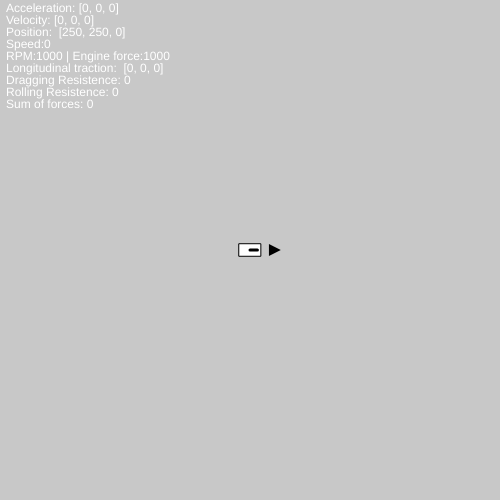
Frame 1 (no input)
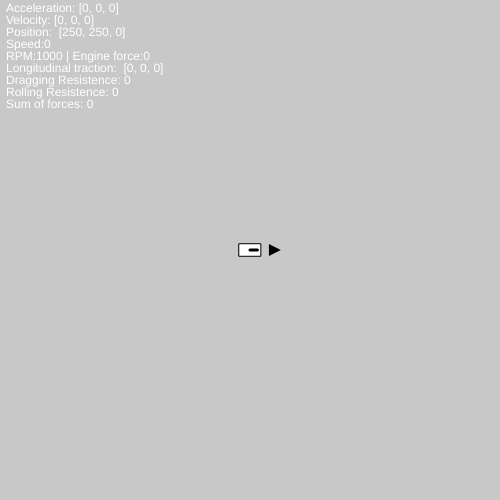
Frame 60 (no input)
Frame 120 (the mouse pressed at the canvas centre since frame 60): identical to frame 60, image omitted

The p5.js sketch that drew these frames (run headless with seeded random() and noise() and a simulated clock; from frame 60 on, the mouse is pressed at the canvas centre):

// p5.js sketch
// ── sketch.js
const FPS = 60;
const DIR_LENGTH = 20;

var dt= 1/FPS;
var car;

function setup() {
  frameRate(FPS);
  createCanvas(500, 500);
  
  car = new Car(width/2, height/2);
  car.reset();
}

function draw() {
  fill('white');
  
  background(200);
  
  push();
  
  text("Acceleration:"+ car.a.toString().split(':')[1], 6, 12);
  text("Velocity:"+ car.v.toString().split(':')[1], 6, 24);
  text("Position: " + car.pos.toString().split(':')[1], 6, 36);
  text("Speed:"+ car.speed, 6, 48)
  text("RPM:"+ int(car.rpm) +" | Engine force:"+ car.EngineForce, 6, 60)
  text("Longitudinal traction: "+ car.F_traction.toString().split(':')[1], 6, 72)
  text("Dragging Resistence: "+ car.F_drag.mag(), 6, 84)
  text("Rolling Resistence: "+ car.F_roll.mag(), 6, 96)
  text("Sum of forces: "+ car.F_long.mag(), 6, 108)
  
  car.pos.rem(width, height)
    
  rectMode(CENTER)
  rect(car.pos.x, car.pos.y, car.L, car.H);
  
  drawArrow(car.pos, p5.Vector.add(car.dir, sign(car.dir) * (car.H) + DIR_LENGTH), 'black');
  
  if (!keyIsDown(UP_ARROW)) {
    car.decelerate() // dare gas
  } else {
    car.accelerate() // "frenare"
  }
  
  car.update();
  
  pop();
  
}

function sign(vec){
  if (Math.sign(vec) > 0) {
    return 1
  }
  return -1
}

function drawArrow(base, vec, myColor) {
  push();
  stroke(myColor);
  strokeWeight(3);
  fill(myColor);
  translate(base.x, base.y);
  line(0, 0, vec.x, vec.y);
  rotate(vec.heading());
  if (vec.mag != 0) {
    let arrowSize = 7;
    translate(vec.mag() - arrowSize, 0);
    triangle(0 + DIR_LENGTH, arrowSize / 2, 0 + DIR_LENGTH, -arrowSize / 2, arrowSize + DIR_LENGTH, 0);
  }
  pop();
  
}

function move(){
  if (keyIsDown(UP_ARROW)) {
    car.add_acceleration(createVector(dt, 0)) // dare gas
  } else if (keyIsDown(DOWN_ARROW)) {
    //car.add_acceleration(createVector(-dt, 0)) // "frenare"
  }
}

function keyPressed(){
  if (keyCode === UP_ARROW) {
    //accelerare
    //car.add_acceleration(createVector(1*dt, 0));
  } else if (keyCode === DOWN_ARROW) {
    //decelerare
    //car.add_acceleration(createVector(-1, 0));
  } else if (keyCode === RIGHT_ARROW) {
    //girare "a Dx": (Clockwise)
  } else if (keyCode === LEFT_ARROW) {
    //girare "a Sx" : (CCW)
  } else if (keyCode === 82) {
    car.reset();
  }
}
// ── car.js
function Car(x, y) { 
  // CONSTANT: Weight, length...
  this.force = 20.0;
  this.L = 21.7;
  this.H = 12.56;
  this.M = 740;
  
  this.pos = createVector(x, y) 
  this.v = createVector(0, 0)
  this.a = createVector(0, 0);
  this.dir = p5.Vector.fromAngle(x, 1);
  
  this.speed = 0;
  
  this.EngineForce = 1000;
  this.rpm = 1000;
  
  this.C_drag = 12.8;
  this.C_roll = 5/30;
  this.C_brake = 4.5;

  this.F_traction = createVector(0, 0);
  this.F_drag = createVector(0, 0);
  this.F_roll = createVector(0, 0);
  this.F_long = createVector(0, 0);
  
  this.accelerate = function(){
    if (!(this.rpm > 6100)){
      this.rpm += dt*this.force * 5;
    }
    this.EngineForce = findTorque(this.rpm);
  }
  
  this.decelerate = function(){
    if (!(this.rpm <= 1000)) {
      this.rpm -= dt*this.force * 1/5;
    }
    if (this.rpm < 1000){
      this.rpm = 1000
    }
    this.EngineForce = findTorque(this.rpm);
  }
  
  this.brake = function(){}
  
  this.r = function(){}
  
  this.add_acceleration = function(increment){
    this.a.add(increment);
    this.dir.add(increment);
    //this.dir.mult
  }
  
  //this.compute_a = function(){
    //this.a = p5.Vector.div(this.F_long, this.M)
  //}
  
  this.update = function(){
    
    this.F_traction = p5.Vector.mult(
      this.dir, this.Engineforce)
    this.F_drag = p5.Vector.mult(
      this.v, this.speed*(-this.C_drag))
    this.F_roll = p5.Vector.mult(
      this.v, this.C_roll)
    
    this.F_long.add(this.F_traction)
    this.F_long.add(this.F_drag)
    this.F_long.add(this.F_roll)
    
    this.a = p5.Vector.mult(this.F_long, 1/this.M)
    
    this.v.add(p5.Vector.mult(this.a, dt))
    this.pos.add(p5.Vector.mult(this.v, dt))
    
    if (this.pos.x <= 0) {
      this.pos.x += width
    }
    
    this.speed = this.v.magSq()
    
    //this.compute_a();
    
  }
  
  this.reset = function(){
    this.pos = createVector(x, y); 
    this.v = createVector(0, 0);
    this.a = createVector(0, 0);
    this.dir = p5.Vector.fromAngle(0, this.a.mag());
    this.F_long = createVector(0, 0);
  }
  
  
}
// ── rpm_to_torque_fiat_4x4.js
/*
1000rpm:33.6Nm/24.8lb-ft/3.5kW/4.8PS/4.7hp
1100rpm:38.2Nm/28.2lb-ft/4.4kW/6PS/5.9hp
1200rpm:42Nm/31lb-ft/5.3kW/7.2PS/7.1hp
1300rpm:45.2Nm/33.3lb-ft/6.2kW/8.4PS/8.2hp
1400rpm:48Nm/35.4lb-ft/7kW/9.6PS/9.4hp
1500rpm:50.4Nm/37.2lb-ft/7.9kW/10.8PS/10.6hp
1600rpm:52.5Nm/38.7lb-ft/8.8kW/12PS/11.8hp
1700rpm:54.4Nm/40.1lb-ft/9.7kW/13.2PS/13hp
1800rpm:56Nm/41.3lb-ft/10.6kW/14.4PS/14.1hp
1900rpm:57.5Nm/42.4lb-ft/11.4kW/15.6PS/15.3hp
2000rpm:58.8Nm/43.4lb-ft/12.3kW/16.7PS/16.5hp
2100rpm:60Nm/44.2lb-ft/13.2kW/17.9PS/17.7hp
2200rpm:61.1Nm/45.1lb-ft/14.1kW/19.1PS/18.9hp
2300rpm:62.1Nm/45.8lb-ft/15kW/20.3PS/20hp
2400rpm:63Nm/46.5lb-ft/15.8kW/21.5PS/21.2hp
2500rpm:63.8Nm/47.1lb-ft/16.7kW/22.7PS/22.4hp
2600rpm:64.6Nm/47.6lb-ft/17.6kW/23.9PS/23.6hp
2700rpm:65.3Nm/48.2lb-ft/18.5kW/25.1PS/24.7hp
2800rpm:66Nm/48.7lb-ft/19.4kW/26.3PS/25.9hp
2900rpm:66.6Nm/49.1lb-ft/20.2kW/27.5PS/27.1hp
3000rpm:67.2Nm/49.6lb-ft/21.1kW/28.7PS/28.3hp
3100rpm:67.7Nm/49.9lb-ft/22kW/29.9PS/29.5hp
3200rpm:68.2Nm/50.3lb-ft/22.9kW/31.1PS/30.6hp
3300rpm:68.7Nm/50.7lb-ft/23.7kW/32.3PS/31.8hp
3400rpm:69.2Nm/51lb-ft/24.6kW/33.5PS/33hp
3500rpm:69.6Nm/51.3lb-ft/25.5kW/34.7PS/34.2hp
3600rpm:69.6Nm/51.3lb-ft/26.2kW/35.7PS/35.2hp
3700rpm:69.5Nm/51.3lb-ft/26.9kW/36.6PS/36.1hp
3800rpm:69.4Nm/51.2lb-ft/27.6kW/37.6PS/37hp
3900rpm:69.3Nm/51.1lb-ft/28.3kW/38.5PS/37.9hp
4000rpm:69.1Nm/51lb-ft/28.9kW/39.4PS/38.8hp
4100rpm:68.9Nm/50.8lb-ft/29.6kW/40.2PS/39.6hp
4200rpm:68.6Nm/50.6lb-ft/30.2kW/41PS/40.4hp
4300rpm:68.3Nm/50.4lb-ft/30.8kW/41.8PS/41.2hp
4400rpm:67.9Nm/50.1lb-ft/31.3kW/42.6PS/41.9hp
4500rpm:67.5Nm/49.8lb-ft/31.8kW/43.3PS/42.6hp
4600rpm:67.1Nm/49.5lb-ft/32.3kW/44PS/43.3hp
4700rpm:66.6Nm/49.1lb-ft/32.8kW/44.6PS/43.9hp
4800rpm:66.1Nm/48.7lb-ft/33.2kW/45.2PS/44.5hp
4900rpm:65.6Nm/48.4lb-ft/33.7kW/45.8PS/45.1hp
5000rpm:65Nm/47.9lb-ft/34kW/46.3PS/45.6hp
5100rpm:64.3Nm/47.4lb-ft/34.3kW/46.7PS/46hp
5200rpm:63.7Nm/47lb-ft/34.7kW/47.2PS/46.5hp
5300rpm:62.9Nm/46.4lb-ft/34.9kW/47.5PS/46.8hp
5400rpm:62.2Nm/45.9lb-ft/35.2kW/47.8PS/47.1hp
5500rpm:61.4Nm/45.3lb-ft/35.4kW/48.1PS/47.4hp
5600rpm:60.5Nm/44.6lb-ft/35.5kW/48.3PS/47.6hp
5700rpm:59.2Nm/43.7lb-ft/35.3kW/48.1PS/47.4hp
5800rpm:57.5Nm/42.4lb-ft/34.9kW/47.5PS/46.8hp
5900rpm:55.4Nm/40.9lb-ft/34.2kW/46.6PS/45.9hp
6000rpm:52.9Nm/39lb-ft/33.2kW/45.2PS/44.5hp
6100rpm:50Nm/36.9lb-ft/31.9kW/43.4PS/42.8hp
*/

class torqueMeasure {
  constructor(rpm, nm, kw){
    this.rpm = rpm;
    this.torque = nm;
    this.power = kw;
  }
}

//rpm/Nm/kW
let torqueCurve=[
  new torqueMeasure(1000,0,3.5),
  new torqueMeasure(1100,38.2,4.4),
  new torqueMeasure(1200,42,5.3),
  new torqueMeasure(1300,45.2,6.2),
  new torqueMeasure(1400,48,7),
  new torqueMeasure(1500,50.4,7.9),
  new torqueMeasure(1600,52.5,8.8),
  new torqueMeasure(1700,54.4,9.7),
  new torqueMeasure(1800,56,10.6),
  new torqueMeasure(1900,57.5,11.4),
  new torqueMeasure(2000,58.8,12.3),
  new torqueMeasure(2100,60,13.2),
  new torqueMeasure(2200,61.1,14.1),
  new torqueMeasure(2300,62.1,15),
  new torqueMeasure(2400,63,15.8),
  new torqueMeasure(2500,63.8,16.7),
  new torqueMeasure(2600,64.6,17.6),
  new torqueMeasure(2700,65.3,18.5),
  new torqueMeasure(2800,66,19.4),
  new torqueMeasure(2900,66.6,20.2),
  new torqueMeasure(3000,67.2,21.1),
  new torqueMeasure(3100,67.7,22),
  new torqueMeasure(3200,68.2,22.9),
  new torqueMeasure(3300,68.7,23.7),
  new torqueMeasure(3400,69.2,24.6),
  new torqueMeasure(3500,69.6,25.5),
  new torqueMeasure(3600,69.6,26.2),
  new torqueMeasure(3700,69.5,26.9),
  new torqueMeasure(3800,69.4,27.6),
  new torqueMeasure(3900,69.3,28.3),
  new torqueMeasure(4000,69.1,28.9),
  new torqueMeasure(4100,68.9,29.6),
  new torqueMeasure(4200,68.6,30.2),
  new torqueMeasure(4300,68.3,30.8),
  new torqueMeasure(4400,67.9,31.3),
  new torqueMeasure(4500,67.5,31.8),
  new torqueMeasure(4600,67.1,32.3),
  new torqueMeasure(4700,66.6,32.8),
  new torqueMeasure(4800,66.1,33.2),
  new torqueMeasure(4900,65.6,33.7),
  new torqueMeasure(5000,65,34),
  new torqueMeasure(5100,64.3,34.3),
  new torqueMeasure(5200,63.7,34.7),
  new torqueMeasure(5300,62.9,34.9),
  new torqueMeasure(5400,62.2,35.2),
  new torqueMeasure(5500,61.4,35.4),
  new torqueMeasure(5600,60.5,35.5),
  new torqueMeasure(5700,59.2,35.3),
  new torqueMeasure(5800,57.5,34.9),
  new torqueMeasure(5900,55.4,34.2),
  new torqueMeasure(6000,52.9,33.2),
  new torqueMeasure(6100,50,31.9),
]

// max RPM = 6100, base RPM = 1000

function findTorque(rpm){
  // linear interpolation of the torque field
  
  if(rpm <= 1000) { return torqueCurve[0].torque }
  if(rpm >= 6100) { return torqueCurve[torqueCurve.length - 1].torque }
  
  let index = rpm - (rpm % 100)
      
  let leftIndex = floor(rpm / 1000) + floor(rpm / 100)
  let rightIndex = floor(rpm / 1000) + ceil(rpm / 100)
  
  // console.log(leftIndex + " " + rightIndex + "\n" + torqueCurve[leftIndex] + "\n")
      
  return (torqueCurve[leftIndex].torque + torqueCurve[rightIndex].torque) / 2
                                    
}

function findPower(rpm){
  // linear interpolation of the power field
  
  if(rpm < 1000) { return torqueCurve[0].Power }
  if(rpm > 6100) { return torqueCurve[torqueCurve.length - 1].Power }
      
  let leftIndex = floor(rpm / 1000) - 1
  let rightIndex = ceil(rpm / 1000) - 1
      
  return (torqueCurve[leftIndex].power + torqueCurve[rightIndex].power) / 2
                                    
}
